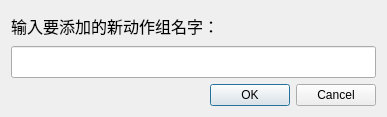
<?xml version="1.0" encoding="UTF-8"?>
<ui version="4.0">
 <class>Dialog</class>
 <widget class="QDialog" name="Dialog">
  <property name="geometry">
   <rect>
    <x>0</x>
    <y>0</y>
    <width>387</width>
    <height>117</height>
   </rect>
  </property>
  <property name="windowTitle">
   <string>新动作组名字</string>
  </property>
  <layout class="QVBoxLayout" name="verticalLayout">
   <item>
    <widget class="QLabel" name="label">
     <property name="font">
      <font>
       <pointsize>12</pointsize>
      </font>
     </property>
     <property name="text">
      <string>输入要添加的新动作组名字：</string>
     </property>
    </widget>
   </item>
   <item>
    <widget class="QLineEdit" name="lineEdit">
     <property name="font">
      <font>
       <pointsize>15</pointsize>
      </font>
     </property>
    </widget>
   </item>
   <item>
    <widget class="QDialogButtonBox" name="buttonBox">
     <property name="orientation">
      <enum>Qt::Horizontal</enum>
     </property>
     <property name="standardButtons">
      <set>QDialogButtonBox::Cancel|QDialogButtonBox::Ok</set>
     </property>
    </widget>
   </item>
  </layout>
 </widget>
 <resources/>
 <connections>
  <connection>
   <sender>buttonBox</sender>
   <signal>accepted()</signal>
   <receiver>Dialog</receiver>
   <slot>accept()</slot>
   <hints>
    <hint type="sourcelabel">
     <x>248</x>
     <y>254</y>
    </hint>
    <hint type="destinationlabel">
     <x>157</x>
     <y>274</y>
    </hint>
   </hints>
  </connection>
  <connection>
   <sender>buttonBox</sender>
   <signal>rejected()</signal>
   <receiver>Dialog</receiver>
   <slot>reject()</slot>
   <hints>
    <hint type="sourcelabel">
     <x>316</x>
     <y>260</y>
    </hint>
    <hint type="destinationlabel">
     <x>286</x>
     <y>274</y>
    </hint>
   </hints>
  </connection>
 </connections>
</ui>
